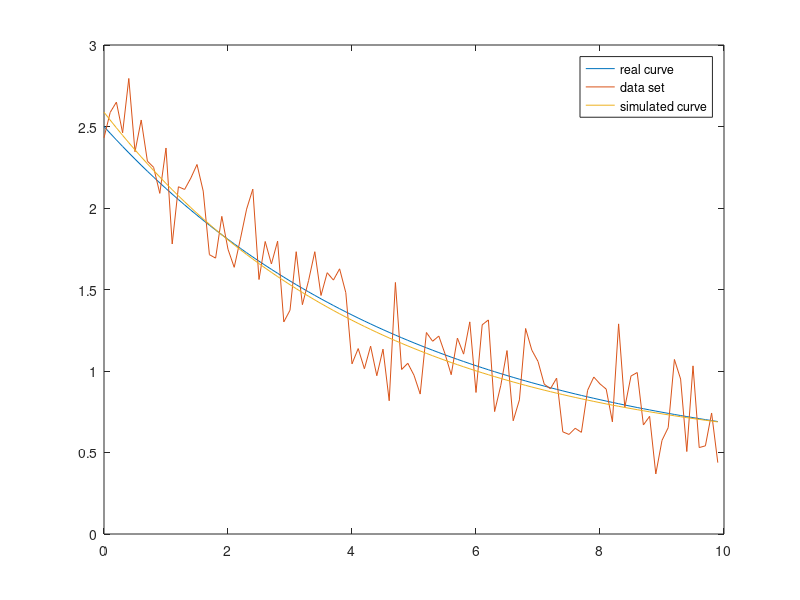

Here is the MATLAB script that generated this plot:
a=2.1;
b=0.4;
lambda=0.2;
x = 0:0.1:9.9;
y_true = a * exp(-lambda * x) + b;
%y_moni = 2.11316 * exp(-0.207534 * x) + 0.421444;
%y_moni = 2.1856 * exp(-0.236013 * x) + 0.489101;
%y_moni= 2.11341 * exp(-0.206593 * x) + 0.417709;
y_moni= 2.11341 * exp(-0.231544 * x) + 0.474205;
%y=[ 2.48273, 2.48993, 2.47371, 2.39756, 2.44522, 2.31052, 2.3253, 2.23937, 2.20265, 2.14022, 2.17207, 2.02149, 2.06803, 2.0383, 2.02612, 2.0166, 1.95936, 1.86044, 1.83293, 1.85679, 1.79666, 1.75423, 1.76266, 1.77183, 1.7702, 1.65489, 1.67258, 1.62909, 1.63106, 1.53251, 1.52459, 1.56062, 1.49218, 1.49584, 1.50312, 1.44579, 1.44793, 1.42379, 1.41592, 1.37873, 1.30334, 1.3001, 1.26835, 1.27109, 1.23291, 1.23882, 1.18502, 1.25973, 1.18062, 1.17142, 1.14925, 1.12266, 1.15299, 1.13375, 1.12442, 1.09973, 1.07347, 1.08558, 1.06311, 1.07206, 1.01555, 1.04685, 1.0385, 0.971323, 0.976795, 0.987198, 0.935388, 0.937797, 0.969222, 0.946881, 0.930782, 0.908722, 0.896931, 0.89378, 0.855971, 0.846186, 0.841194, 0.830943, 0.844674, 0.831953, 0.821572, 0.797727, 0.838439, 0.790222, 0.798187, 0.792693, 0.760941, 0.758288, 0.725063, 0.734221, 0.733775, 0.758265, 0.743179, 0.704982, 0.736761, 0.695306, 0.690487, 0.699046,0.690745, 0.672555];
%y=[2.41367,2.616,2.6979,2.47697,2.87195,2.35195,2.57638,2.29424,2.25526,2.08484,2.38302,1.76627,2.1325,2.11468,2.18202,2.26013,2.09712,1.72334,1.70417,1.93952,1.75259,1.65194,1.80339,1.95639,2.05323,1.57957,1.76894,1.65036,1.75716,1.35938,1.41293,1.68436,1.43165,1.53764,1.66003,1.45765,1.55091,1.51118,1.55121,1.44306,1.14232,1.20089,1.11537,1.20089,1.08039,1.17891,0.977522,1.41735,1.08679,1.10451,1.05609,0.984327,1.19595,1.15853,1.1695,1.10254,1.02662,1.14144,1.08227,1.17916,0.947712,1.15433,1.16166,0.873923,0.948464,1.04672,0.833002,0.889483,1.09016,1.02115,0.982494,0.91321,0.89446,0.918113,0.7677,0.756637,0.768791,0.753916,0.858228,0.886861,0.863833,0.845513,0.759203,0.995028,0.785569,0.856393,0.859308,0.730333,0.746261,0.608754,0.682594,0.70786,0.857257,0.808246,0.643154,0.827427,0.64503,0.645323,0.712021,0.602991];
%y=[2.48619,2.48406,2.46402,2.3944,2.42978,2.30916,2.31802,2.23798,2.20152,2.14121,2.1691,2.0241,2.06763,2.03812,2.02637,2.01798,1.9607,1.85854,1.8306,1.85864,1.79548,1.75106,1.7641,1.77917,1.78272,1.65121,1.67772,1.63032,1.63896,1.52085,1.51654,1.57013,1.48724,1.49946,1.51749,1.44694,1.45839,1.43311,1.43104,1.38626,1.28367,1.28746,1.24805,1.2614,1.21105,1.2299,1.15301,1.2849,1.16511,1.15999,1.13282,1.09748,1.16106,1.13855,1.1334,1.10031,1.0636,1.09768,1.06737,1.09651,0.999657,1.07267,1.06882,0.946761,0.96948,1.00293,0.907713,0.924444,1.00339,0.968315,0.946024,0.910072,0.896172,0.901402,0.827773,0.817024,0.817165,0.804901,0.849341,0.858643,0.843328,0.830264,0.7835,0.897247,0.788446,0.820774,0.818959,0.748681,0.753395,0.677027,0.712577,0.72275,0.800995,0.771668,0.677529,0.777578,0.672363,0.6696,0.705126,0.639533];
y=[2.43094,2.58662,2.64949,2.4612,2.79473,2.34519,2.53996,2.28729,2.24957,2.0898,2.36817,1.77932,2.13046,2.11377,2.18328,2.26702,2.10384,1.71381,1.69253,1.94875,1.74673,1.63612,1.81058,1.99306,2.1158,1.56122,1.79462,1.65652,1.79662,1.30112,1.3727,1.73192,1.40692,1.55574,1.73185,1.46337,1.60321,1.55779,1.62682,1.48067,1.04399,1.13769,1.01389,1.15245,0.97105,1.13433,0.817503,1.54324,1.00926,1.04736,0.973902,0.8584,1.23628,1.1825,1.21439,1.10541,0.977249,1.20192,1.10358,1.30143,0.868255,1.28342,1.31326,0.751114,0.911888,1.12537,0.694628,0.822715,1.26098,1.12831,1.0587,0.919963,0.890666,0.956226,0.626709,0.610825,0.648648,0.623702,0.881562,0.963023,0.920709,0.888972,0.688068,1.28907,0.776687,0.969328,0.990639,0.669034,0.7218,0.368572,0.574376,0.652732,1.07091,0.950691,0.50589,1.03151,0.530316,0.540887,0.742421,0.437884];
plot(x,y_true,x,y,x,y_moni);
legend('real curve','data set','simulated curve');
